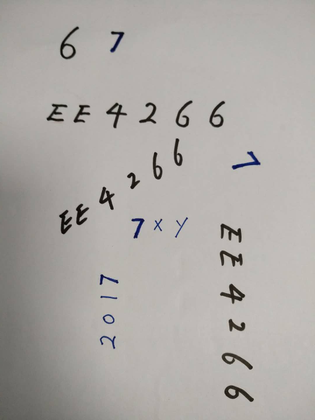
%> input picture Assignment-2/2018.bmp, 315 x 420 px, shrunk from 540 x 720 before the run
$ octave --eval "result = findBoundary(rgb2gray(imread('2018.bmp')));"   (GNU Octave 9; MATLAB toolbox functions it lacks are replaced by stand-ins)
%> lines starting %> are read from the running program, lines starting %| are printed output that depends on the picture; in (x1, y1, x2, y2) boxes, pixels count from 0 and x2, y2 are one past the last pixel; in counts of white or black regions, pixels touching at a corner belong together; the program's own positions count from 1
function B=findBoundary(BW,conn,dir)
%BOUNDARIES Trace object boundaries.
%B=BOUNDARIES(BW) traces the exterior boundaries of objects in the binary image BW.
%B is a p_by_1 cell array,where p is the number of objects in the image.
%Each cell contains a Q_by_2 matrix,each row of which contains the row and column coordinates of a boundary pixel.
%Q is the number of boundary pixels for the corresponding object.
%Object boundaries are traced in the clockwise direction.
%B=BOUNDARIES(BW,CONN) specifies the connectivity to use when tracing  boundaries.
%CONN may be either 8 or 4.The default value for CONN is 8.
%B=BOUNDARIES(BW,CONN,DIR) specifies the direction used for tracing  boundaries.
%DIR should be either 'cw'(trace boundaries clockwise) or 'ccw'(trace boundaries counterclockwise).
%If DIR is omitted BOUNDARIES traces in the clockwise direction.
if nargin<3
    dir='cw';
end
if nargin<2
    conn=8;
end
L=bwlabel(BW,conn);
%> L: size 420x315 double; every value is 1
%The number of objects is the maximum value of L.
%Initialize the cell array B so that each cell initially contains a 0_by_2 matrix.
numObjects=max(L(:));
%> numObjects = 1
if numObjects>0
    B={zeros(0,2)};
    B=repmat(B,numObjects,1);
%> B = {[]}
else
    B={};%只有背景
end
%Pad label matrix with zeros（用0扩展标签矩阵）.
%This lets us write the boundary_following loop without worrying about going off the edge of the image.
Lp=padarray(L,[1 1],0,'both');
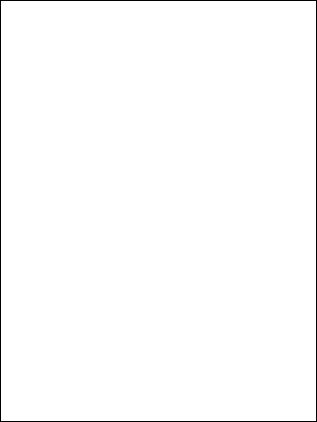
%> Lp: size 422x317 double; values 0 (black) and 1 (white), 98.9% white; black in thin lines or dots
%Compute the linear indexing offsets to take us from a pixel to its neighbors.
M=size(Lp,1);
%> M = 422
if conn==8
    %Order is N NE E SE S SW W NW.
    offsets=[-1,M-1,M,M+1,1,-M+1,-M,-M-1];
%> offsets = [-1 421 422 423 1 -421 -422 -423]
else
    %Order is N E S W.
    offsets=[-1,M,1,-M];
end
%next_search_direction_lut is a lookup tabl.Given the direction from pixel
%k to pixel k+1,what is the direction to start with when examining the
%neighborhood of pixel k+1?
if conn==8
    next_search_direction_lut=[8 8 2 2 4 4 6 6];
else
    next_search_direction_lut=[4 1 2 3];
end
%next_direction_lut is a lookup table查询表.Given that we just looked at neighbor
%in a given direction,which neighbor do we look at next?
if conn==8
  next_direction_lut=[2 3 4 5 6 7 8 1];
else
  next_direction_lut=[2 3 4 1];
end
%Values used for marking the starting and boundary pixels.
START=-1;
BOUNDARY=-2;
%Initialize scratch space in which to record the boundary pixels as well as follow the boundary.
scratch=zeros(100,1);
%Find candidate starting locations for boundaries.
[rr,cc]=find((Lp(2:end-1,:)>0)&(Lp(1:end-2,:)==0));
%> rr = 315 values from 1 to 1; cc = 315 values from 2 to 316
rr=rr+1;
%> rr = 315 values from 2 to 2
for k=1:length(rr)
    r=rr(k);
    c=cc(k);%得到边界点的位置【r c】
    if (Lp(r,c)>0)&&(Lp(r-1,c)==0)&&isempty(B{Lp(r,c)}) %&->&&
        %We've found the start of the next boundary.Compute its linear
        %offset,record which boundary it is,mark it,and initialize the
        %counter for the number of boundary pixels.
        idx=(c-1)*size(Lp,1)+r;
        which=Lp(idx);
        scratch(1)=idx;
        Lp(idx)=START;
        numpixels=1;
        currentpixel=idx;
        initial_departure_direction=[];
        done=0;
        next_search_direction=2;
        while ~done
            %Find the next boundary pixel.
            direction=next_search_direction;
            found_next_pixel=0;
            for k=1:length(offsets)
                neighbor=currentpixel+offsets(direction);
                if Lp(neighbor)~=0
                    %Found the next boundary pixel.
                    if (Lp(currentpixel)==START)&&...
                        isempty(initial_departure_direction)
                    %We are making the initial departure from the starting
                    %pixel.
                    initial_departure_direction=direction;
                    elseif (Lp(currentpixel)==START)&&...
                            (initial_departure_direction==direction)
                       % We are about to retrace our path.
                       %That means we're done.
                       done=1;
                       found_next_pixel=1;
                       break;
                    end
                    %Take the next step along the boundary.
                    next_search_direction=...
                        next_search_direction_lut(direction);
                    found_next_pixel=1;
                    numpixels=numpixels+1;
                    if numpixels>size(scratch,1)
                        %Double the scratch space.
                        scratch(2*size(scratch,1))=0;
                    end
                    scratch(numpixels)=neighbor;
                    if Lp(neighbor)~=START
                       Lp(neighbor)=BOUNDARY;
                    end
                    currentpixel=neighbor;
                    break;
                end
                direction=next_direction_lut(direction);
            end
            if ~found_next_pixel
                %If there is no next neighbor,the object must just have a
                %single pixel.
                numpixels=2;
                scratch(2)=scratch(1);
                done=1;
            end
        end
        %Convert linear indices to row_column coordinates and save in the
        %output cell array.
        [row,col]=ind2sub(size(Lp),scratch(1:numpixels));
        B{which}=[row-1,col-1];
    end
end
%> this loop made 315 passes
%> (idx, which) on pass 1: (424, 1)
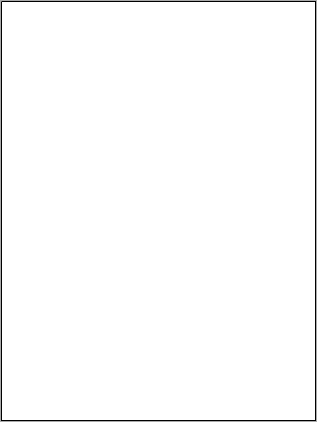
%> Lp: size 422x317 double; 1.1% of pixels changed, all inside (x1, y1, x2, y2) = (1, 1, 316, 421); drawn with min black and max white
%> after the loop, B = 1 item; col = 1467 values, max 316 at index 315, min 2 at index 1, mean 158.9; direction = 3; done = 1; found_next_pixel = 1; initial_departure_direction = 3; neighbor = 846; next_search_direction = 8; numpixels = 1467; row = 1467 values, max 421 at index 734, min 2 at index 1, mean 211.4; scratch = 1600 values, max 133351 at index 734, min 0 at index 1468, mean 61285.9
%> `result = findBoundary(rgb2gray(imread('2018.bmp')));`: result = 1 item
if strcmp(dir,'ccw')
    for k=1:length(B)
        B{k}=B{k}(end:-1:1,:);
    end
end

$ run again, on Assignment-2/template.bmp
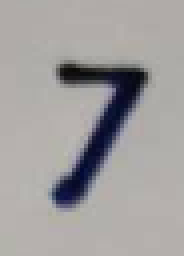
%> input picture Assignment-2/template.bmp, 46 x 64 px (shown 4 times larger)
%> L: size 64x46 double; every value is 1
%> numObjects = 1
%> in findBoundary, `B=repmat(B,numObjects,1);`: B = {[]}
%> in findBoundary, `Lp=padarray(L,[1 1],0,'both');`:
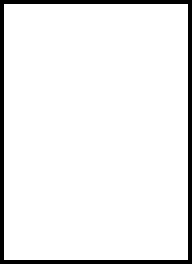
%> Lp: size 66x48 double (shown 4 times larger); values 0 (black) and 1 (white), 92.9% white; black in thin lines or dots
%> in findBoundary, `[rr,cc]=find((Lp(2:end-1,:)>0)&(Lp(1:end-2,:)==0));`: rr = 46 values from 1 to 1; cc = 46 values from 2 to 47
%> in findBoundary, `rr=rr+1;`: rr = 46 values from 2 to 2
%> the loop in findBoundary, `for k=1:length(rr)` made 46 passes
%> (idx, which) on pass 1: (68, 1)
%> after the loop in findBoundary, `for k=1:length(rr)`:
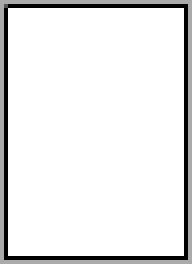
%> Lp: size 66x48 double (shown 4 times larger); 6.82% of pixels changed, all inside (x1, y1, x2, y2) = (1, 1, 47, 65); drawn with min black and max white
%> after the loop in findBoundary, `for k=1:length(rr)`: B = 1 item; col = 217 values, max 47 at index 46, min 2 at index 1, mean 24.4; direction = 3; done = 1; initial_departure_direction = 3; neighbor = 134; next_search_direction = 8; numpixels = 217; row = 217 values, max 65 at index 109, min 2 at index 1, mean 33.35; scratch = 400 values, max 3101 at index 109, min 0 at index 218, mean 855.8
%> result = 1 item
